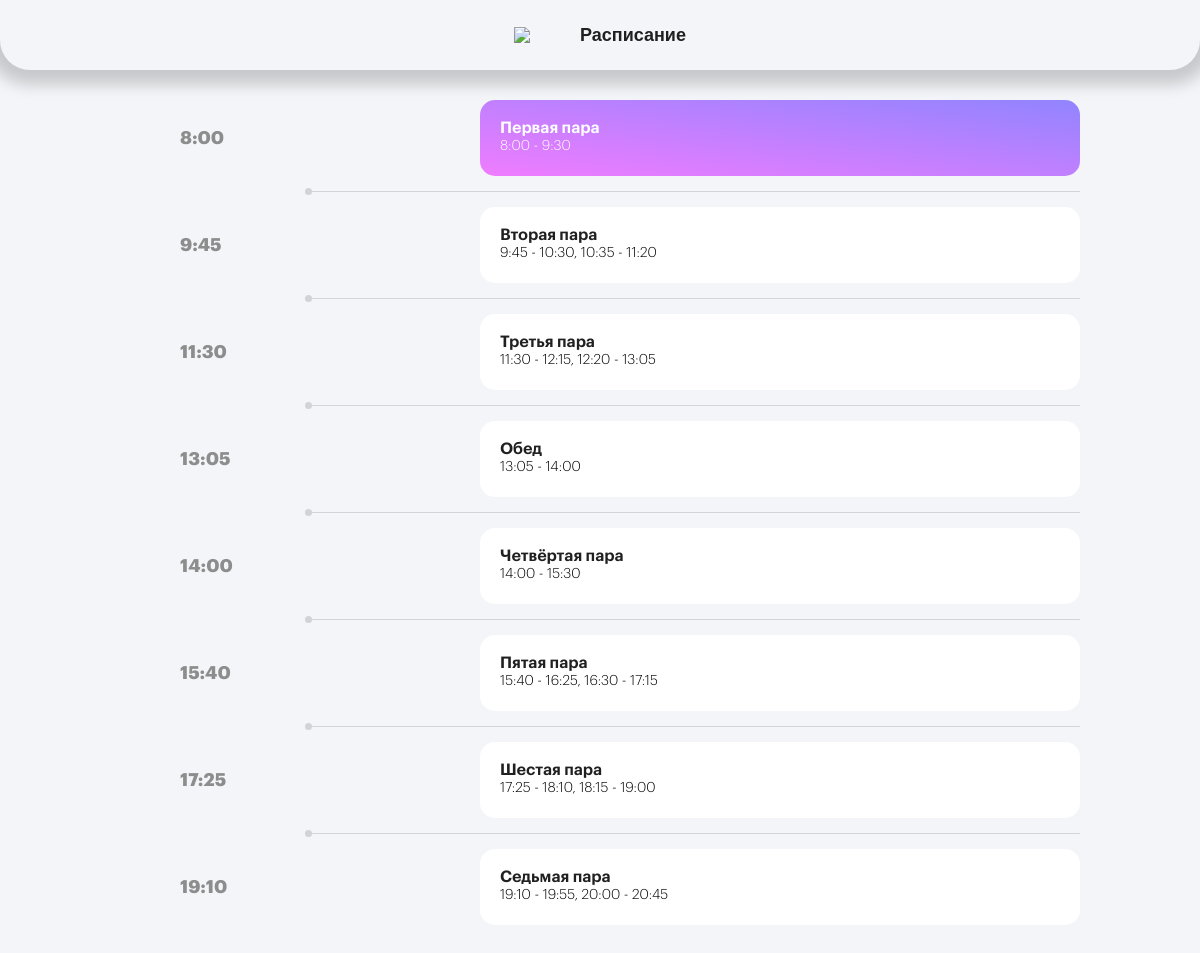
Screenshot of /timetable.php with the database file from the repository.
### tables this page shows
CREATE TABLE `timetable` (
  `id` int NOT NULL,
  `name` tinytext NOT NULL,
  `time_start` varchar(255) NOT NULL,
  `time` varchar(255) NOT NULL
);

### db.php (called while the page is built, shortened)
<?php
$hostname = "localhost";
$dbname = "belsut";
$username = "book";
$password = "*book*bsut";
$charset = "utf8mb4";
try {
    $conn = new PDO("mysql:host=$hostname; dbname=$dbname; charset=$charset;", $username, $password);
}
catch (PDOException $e){
    print("Connection failed: " . $e->getMessage());
}
function get_timetables() {
    global $conn;
    $timetables = $conn->query("SELECT * FROM timetable");
    return $timetables;
}

### timetable.php (the view, shortened to what this page needs)
<?php require('require/head.php'); ?>
<header class="header">
    <div class="header_title">
        <img src="img/calendar.png">
        <h1>Расписание</h1>
    </div>
</header>
<div class="container">
    <section>
        <div class="block_timetable">
            <div class="block_timetable_starttime">
                <p>8:00</p>
            </div>
            <div class="block_timetable_lesson" style="background: linear-gradient(to bottom left,#9184ff, #f07cff);">
                <div class="block-1">
                    <h2 style="color: #fff;">Первая пара</h2>
                    <h3 style="color: #fff;">8:00 - 9:30</h3>
                </div>
            </div>
        </div>
        <div class="block_timetable_line">
        </div>
        <?php $timetables = get_timetables();
        foreach ($timetables as $timetable): ?>
        <div class="block_timetable">
            <div class="block_timetable_starttime">
                <p><?php echo $timetable["time_start"]; ?></p>
            </div>
            <div class="block_timetable_lesson">
                <div class="block-1">
                    <h2><?php echo $timetable["name"]; ?></h2>
                    <h3><?php echo $timetable["time"]; ?></h3>
                </div>
            </div>
        </div>
        <div class="block_timetable_line">
        </div>
        <?php endforeach; ?>
    </section>
</div>
<?php require('require/endpage.php'); ?>

### css/style.css (style rules this page uses)
* { box-sizing: border-box; }
.container { max-width: 1000px; padding: 0 20px; margin: 0 auto; }
.container h2 { font-weight: 400; }
body { min-width: 320px; padding: 0; margin: 0; line-height: 20px; font-family: 'GraphikLCG', sans-serif; background-color: #f3f5f8; }
.header { min-height: 70px; max-height: 100px; max-width: 1220px; margin: 0 auto 30px auto; background-color: #f3f5f8; border-radius: 0 0 30px 30px; box-shadow: 0 0 15px 15px rgba(0, 0, 0, 0.18); justify-content: center; align-items: center; display: flex; position: sticky; top: 0; z-index: 100; }
header h1 { font-size: 18px; font-weight: 700; color: #202020; line-height: normal; text-align: center; padding-left: 50px; }
.header_title { font-family: 'Bold', sans-serif; position: relative; display: flex; align-items: center; justify-content: center; max-width: 500px; }
h1 { font-size: 18px; color: #202020; font-weight: 400; line-height: 40px; margin: 0; }
h2 { font-size: 14px; color: #202020; font-weight: 600; line-height: 2em; }
h3 { font-size: 14px; font-weight: 300; margin: 0; }
.header_title img { max-width: 30px; max-height: 30px; }
section { margin-bottom: 15px; }
.block_timetable_lesson, .block_scores, .block-eat { position: relative; display: flex; align-items: center; background-color: #fff; border-radius: 15px; }
.block_timetable { position: relative; display: flex; align-items: center; justify-content: space-between; margin-bottom: 15px; width: 100%; }
.block_timetable_starttime { margin-left: 60px; }
.block_timetable_starttime p { font-size: 18px; color: #8d8d8d; font-weight: 700; }
.block_timetable_lesson { justify-content: space-between; max-width: 600px; width: 66%; padding: 20px; box-shadow: none; }
.block_timetable_lesson h2, .block_questions h2, .block_timetable_lesson h3, .block_questions h3 { margin: 0; }
.block_timetable_line { position: relative; float: right; margin-bottom: 15px; align-items: right; height: 1px; width: 80%; background-color: rgba(112, 112, 112, 0.25); border-radius: 5px; }
.block_timetable_line::before { content: ''; position: absolute; top: -3px; left: -7px; height: 7px; width: 7px; background-color: rgba(112, 112, 112, 0.25); border-radius: 50%; }
.block-1, .block-2 { align-items: center; }
.block-1 h2, .block-12 h2 { line-height: 1; }
.block-1 h2, .block-12 h2 { font-size: 16px }
.block-1 h2 { font-weight: 600; }

### rows the page displays
timetable: time_start "9:45", name "Вторая пара", time "9:45 - 10:30, 10:35 - 11:20"
timetable: time_start "11:30", name "Третья пара", time "11:30 - 12:15, 12:20 - 13:05"
timetable: time_start "13:05", name "Обед", time "13:05 - 14:00"
timetable: time_start "14:00", name "Четвёртая пара", time "14:00 - 15:30"
timetable: time_start "15:40", name "Пятая пара", time "15:40 - 16:25, 16:30 - 17:15"
timetable: time_start "17:25", name "Шестая пара", time "17:25 - 18:10, 18:15 - 19:00"
timetable: time_start "19:10", name "Седьмая пара", time "19:10 - 19:55, 20:00 - 20:45"
